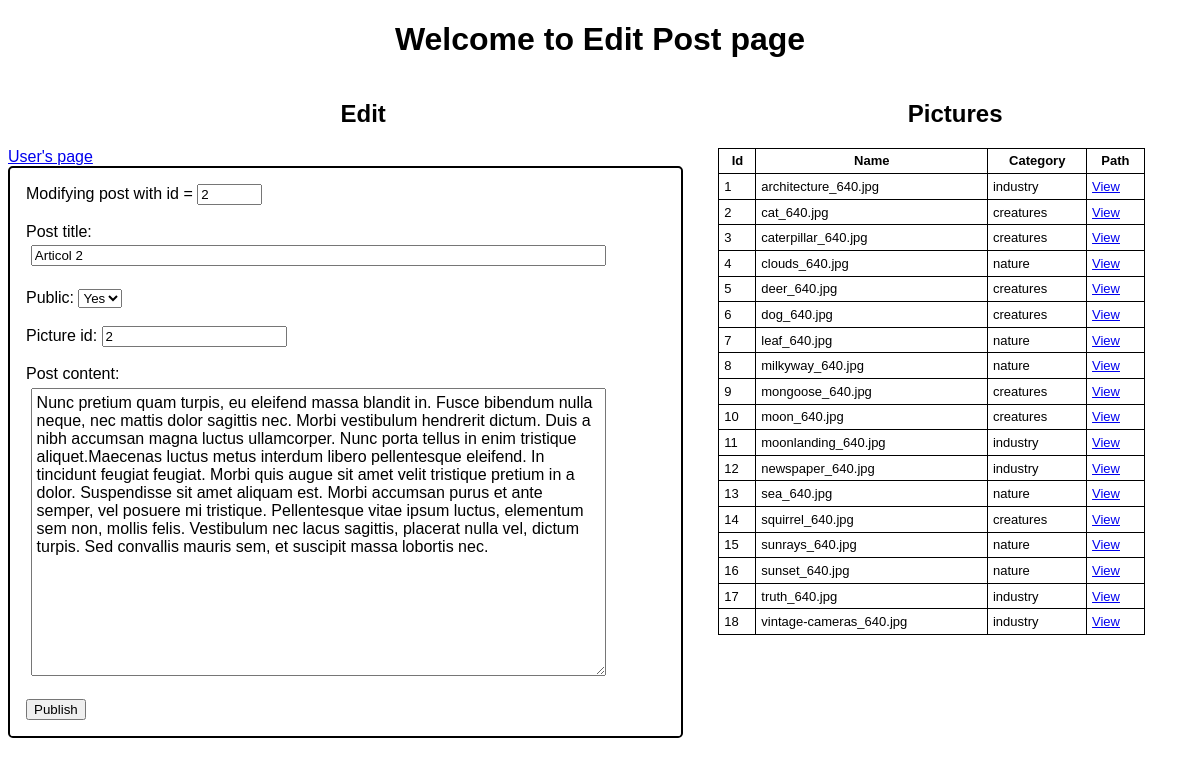
/SITE/dashboard/edit.php?postid=2 (signed in), run on the app's committed database.
### tables this page shows
CREATE TABLE posts (
	id INT NOT NULL AUTO_INCREMENT PRIMARY KEY,
	post_title VARCHAR(255),
	post_content LONGTEXT,
	author_id INT,
	picture_id INT,
	public TINYINT,
	created_at TIMESTAMP DEFAULT CURRENT_TIMESTAMP,
	modified_at TIMESTAMP DEFAULT CURRENT_TIMESTAMP ON UPDATE CURRENT_TIMESTAMP,
	img_reference VARCHAR(255),
	FOREIGN KEY(author_id) REFERENCES users(id),
	FOREIGN KEY(picture_id) REFERENCES pics(id)
	);

CREATE TABLE pics (
	id INT NOT NULL AUTO_INCREMENT PRIMARY KEY,
	name VARCHAR(255) NOT NULL,
	category VARCHAR(255) DEFAULT 'generic',
	path VARCHAR(255) NOT NULL
	);

### SITE/dashboard/backend/editBackend.php (called while the page is built, shortened)
<?php
require_once "../backend/config.php";
$sql = "SELECT * from pics";
$stmt = $connection->query($sql);
$pictures = $stmt->fetchAll();
if(isset($_GET['postid']) && is_numeric($_GET['postid'])){
    $id = intval($_GET['postid']);
    $sql = "SELECT post_title, post_content, picture_id, public FROM posts WHERE id = :id";
    if($stmt = $connection->prepare($sql)){
        $stmt->bindParam(":id", $id);
        if($stmt->execute()){
            $post = $stmt->fetch();
            $title = $post['post_title'];
            $content = $post['post_content'];
            $picture_id = $post['picture_id'];
        }
    }
} else {
    header('location: add.php');
    die;
}

### SITE/dashboard/edit.php (the view, shortened to what this page needs)
<?php
require_once("backend/editBackend.php");
?>
<!DOCTYPE html>
<html lang="en">
    <head>
        <link rel="stylesheet" href="../css/dashboard.css">
    </head>
    <body>
        <h1>Welcome to Edit Post page</h1>
        <div class="clearfix">
            <section class="sixty">
                <h2>Edit</h2>
                <a href="../user.php">User's page</a>
                <form id="post-form" action="<?php htmlspecialchars($_SERVER['PHP_SELF']); ?>" method="POST">
                    <label for="postid">Modifying post with id = </label>
                    <input type="text" id="postid" name="postid" value="<?php if(isset($id) && !empty($id)) echo $id;?>" size="5"><br><br>
                    <label for="title">Post title:</label>
                    <input type="text" id="title" name="title" placeholder="Post title" maxlength="100" size="100" value="<?php if(isset($title) && !empty($title)) echo $title;?>">
                    <span class="red"><?php echo $titleError; ?></span><br>
                    <label for="public">Public: </label>
                    <select name="public" id="public">
                        <option value="1" <?php if($public = 1) echo 'selected'; ?>>Yes</option>
                    </select><br><br>
                    <label for="picture_id">Picture id:</label>
                    <input type="text" name="picture_id" id="picture_id" placeholder="Add picture id" value="<?php if(isset($picture_id) && !empty($picture_id)) echo $picture_id;?>"><br>
                    <span class="red"><?php echo $pictureIdError; ?></span><br>
                    <label for="content">Post content: </label>
                    <textarea name="content" id="content"><?php if(isset($content) && !empty($content)) echo $content;?></textarea>
                    <span class="red"><?php echo $contentError; ?></span><br>
                    <input type="submit" value="Publish"><br>
                </form>
            </section>
            <section class="forty">
                    <h2>Pictures</h2>
                    <div id="img-table">
                        <table>
                            <tr><th>Id</th><th>Name</th><th>Category</th><th>Path</th></tr>
                            <?php
                            if(isset($pictures)){
                                foreach($pictures as $picture){
                                    echo "<tr><td>". $picture['id']. "</td><td>" . $picture['name'] . "</td><td>" . $picture['category'] ."</td><td><a href='../" . $picture['path'] . "/" . $picture['name'] . "' target='_blank'>View</a></td></tr>";
                                }
                            }
                            ?>
                        </table>
                    </div>
            </section>
        </div>
    </body>
</html>

### SITE/css/dashboard.css (style rules this page uses)
* { box-sizing: border-box; font-family: sans-serif; }
h1, h2 { text-align: center; }
.sixty { width:60%; float: left; }
.forty { width:40%; float: left; }
#post-form { border: 2px black solid; border-radius: .3rem; width:95%; padding: 1rem; }
#title, #content { display: block; margin: .3rem; width: 90%; }
#content { height:18rem; padding: .3rem; font-size: medium; }
.clearfix::after { display:table; content:""; clear:both; }
table { width: 90%; }
table, th, td { border: 1px black solid; border-collapse: collapse; }
td, th { padding: .3rem; font-size: small; }

### data on the page
posts: title "Articol 2", picture_id "2", content "Nunc pretium quam turpis, eu eleifend massa blandit in. Fusce bibendum nulla neque, nec mattis dolor sagittis nec. Morbi vestibulum hendrerit dictum. Duis a nibh accumsan magna luctus ullamcorper. Nunc porta tellus in enim tristique aliquet.Maecenas luctus metus interdum libero pellentesque eleifend. In tincidunt feugiat feugiat. Morbi quis augue sit amet velit tristique pretium in a dolor. Suspendisse sit amet aliquam est. Morbi accumsan purus et ante semper, vel posuere mi tristique. Pellentesque vitae ipsum luctus, elementum sem non, mollis felis. Vestibulum nec lacus sagittis, placerat nulla vel, dictum turpis. Sed convallis mauris sem, et suscipit massa lobortis nec."
pics: id "1", name "architecture_640.jpg", category "industry"
pics: id "2", name "cat_640.jpg", category "creatures"
pics: id "3", name "caterpillar_640.jpg", category "creatures"
pics: id "4", name "clouds_640.jpg", category "nature"
pics: id "5", name "deer_640.jpg", category "creatures"
pics: id "6", name "dog_640.jpg", category "creatures"
pics: id "7", name "leaf_640.jpg", category "nature"
pics: id "8", name "milkyway_640.jpg", category "nature"
pics: id "9", name "mongoose_640.jpg", category "creatures"
pics: id "10", name "moon_640.jpg", category "creatures"
pics: id "11", name "moonlanding_640.jpg", category "industry"
pics: id "12", name "newspaper_640.jpg", category "industry"
pics: id "13", name "sea_640.jpg", category "nature"
pics: id "14", name "squirrel_640.jpg", category "creatures"
pics: id "15", name "sunrays_640.jpg", category "nature"
pics: id "16", name "sunset_640.jpg", category "nature"
pics: id "17", name "truth_640.jpg", category "industry"
pics: id "18", name "vintage-cameras_640.jpg", category "industry"
